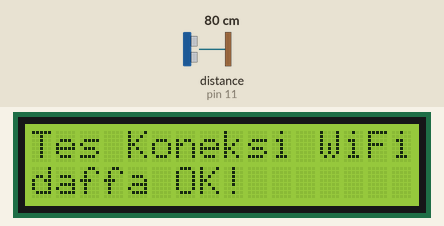
The sketch below on a simulated Arduino Uno, built with avr-gcc and run on an emulated ATmega328P. Shown: 16×2 character LCD. Wiring (inferred from the names in the program): ultrasonic range finder: trigger pin 10; echo pin 11. The test bench sets the inputs (shaded band); at power-on: distance to the obstacle (sensor on pin 11) 80 cm. The echo pulse lasts 58.3 µs per cm; WiFi joins after 1.5 s; servers stay silent unless stated.

Above: at 1.9 s.
At 5.0 s:
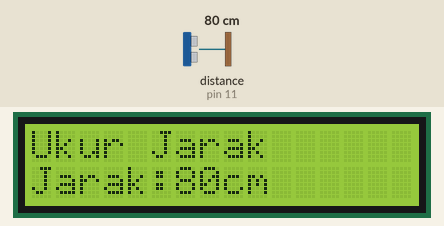
5.1 s: distance to the obstacle (sensor on pin 11) set to 2 cm
At 7.3 s:
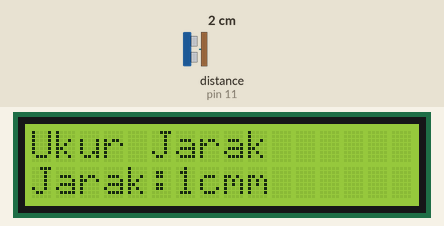
9.1 s: distance to the obstacle (sensor on pin 11) set to 4 cm
At 10.5 s:
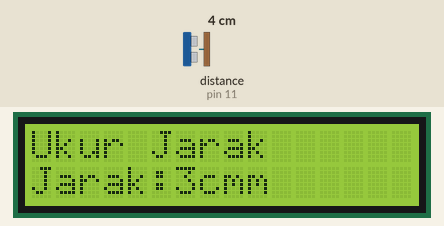
13.1 s: distance to the obstacle (sensor on pin 11) set to 9 cm
At 15.0 s:
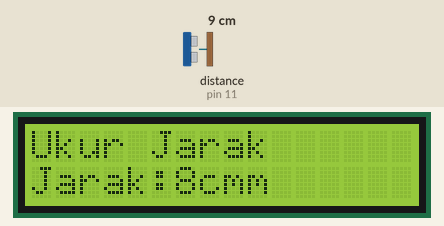
Timing chart, 0 to 16.5 s (numbered marks = the images above; inputs shaded):
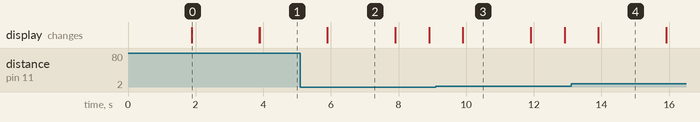

The sketch:

sketch_jan30a.ino
```cpp
#define BLYNK_TEMPLATE_ID "TMPL6t18cTzgr"
#define BLYNK_TEMPLATE_NAME "Monitoring Sensor Ultrasonik"
#define BLYNK_AUTH_TOKEN "oSFTrHnRFCXRiL9jyef-NnXnC88_i9C3"

#define BLYNK_PRINT Serial
#include <ESP8266_Lib.h>
#include <BlynkSimpleShieldEsp8266.h>

#include <SoftwareSerial.h>
SoftwareSerial EspSerial (8, 9); // RX, TX
ESP8266 wifi(&EspSerial);
#define ESP8266_BAUD 9600

#include <LiquidCrystal.h>
LiquidCrystal Icd(2,3,4,5,6,7);

const int TRIGPIN=10;
const int ECHOPIN=11;
unsigned int jarak,timer;

WidgetLCD LCD(V0);
char auth[] = BLYNK_AUTH_TOKEN;
char ssid[] = "daffa";
char pass[] = "123456789";

void setup(){
pinMode(ECHOPIN, INPUT);
pinMode(TRIGPIN, OUTPUT);
Icd.begin(16,2);
Icd.print("Tes Koneksi WiFi");
Icd.setCursor(0,1);
Icd.print(ssid);
Serial.begin(9600);
EspSerial.begin(9600);
delay(10);
Blynk.begin(auth, wifi, ssid, pass);
Icd.print(" OK!");
delay(2000);
Icd.clear();
Icd.print("Ukur Jarak");
Icd.setCursor(0,1);
Icd.print("Jarak:");
}
//--
void loop(){
Blynk.run();
Baca_SRF04();
Icd.setCursor(6,1);
Icd.print(jarak);
Icd.print("cm");
//-----send to LCD Blynk
LCD.print(0,0,"Ukur Jarak");
LCD.print(0,1, "Jarak=");
byte x;
LCD.print(7,1,jarak);
if (jarak>99)x=10;
else if(jarak>9)x=9;
else x=8;
LCD.print(x,1,"cm ");
delay(1000);
}
//=
void Baca_SRF04(){
digitalWrite(TRIGPIN, LOW);
delayMicroseconds(2);
digitalWrite(TRIGPIN, HIGH);
delayMicroseconds(10);
digitalWrite(TRIGPIN, LOW);
timer = pulseIn(ECHOPIN, HIGH);
jarak= timer/58;
}
```

Measured:
- after the input at 5.1 s, the display: changes after 0.80 s (image 2)
- after the input at 9.1 s, the display: changes after 0.80 s (image 3)
- after the input at 13.1 s, the display: changes after 0.81 s (image 4)
- what the display in image 0 shows lasts 2.0 s, from 1.9 s to 3.9 s
